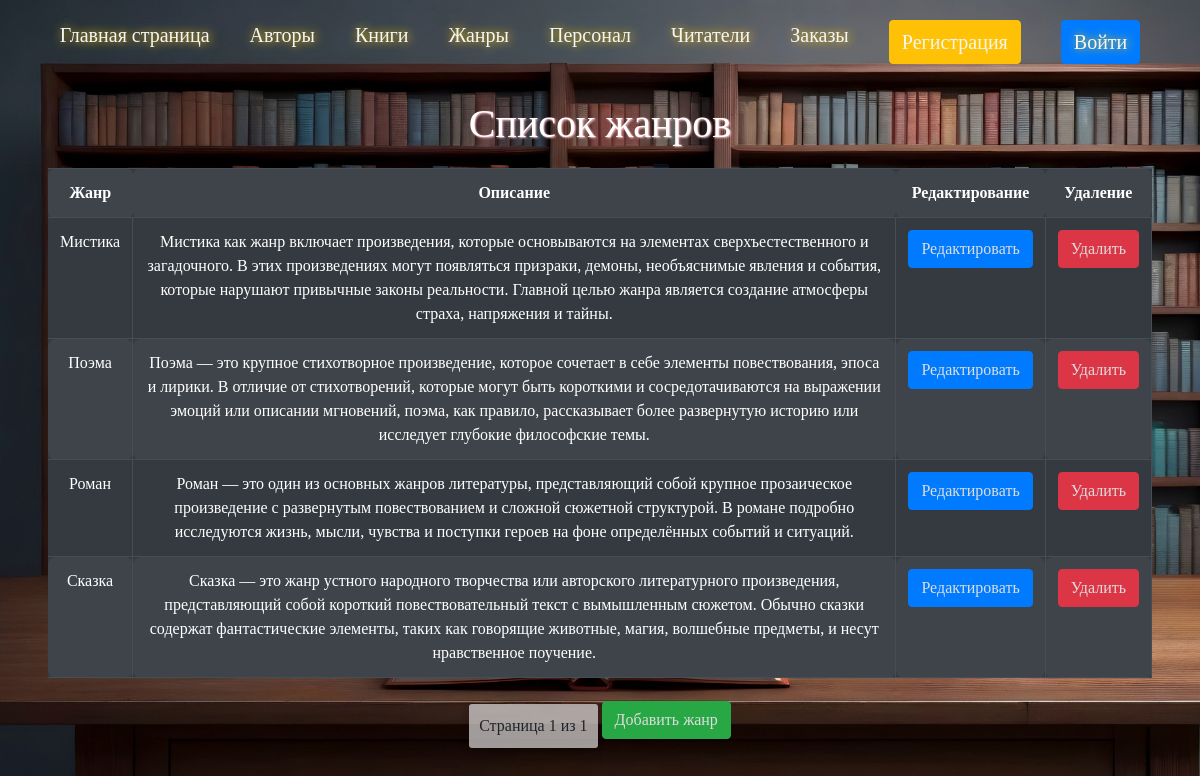
Page /genres/list/?page=2 on the earlier database version.
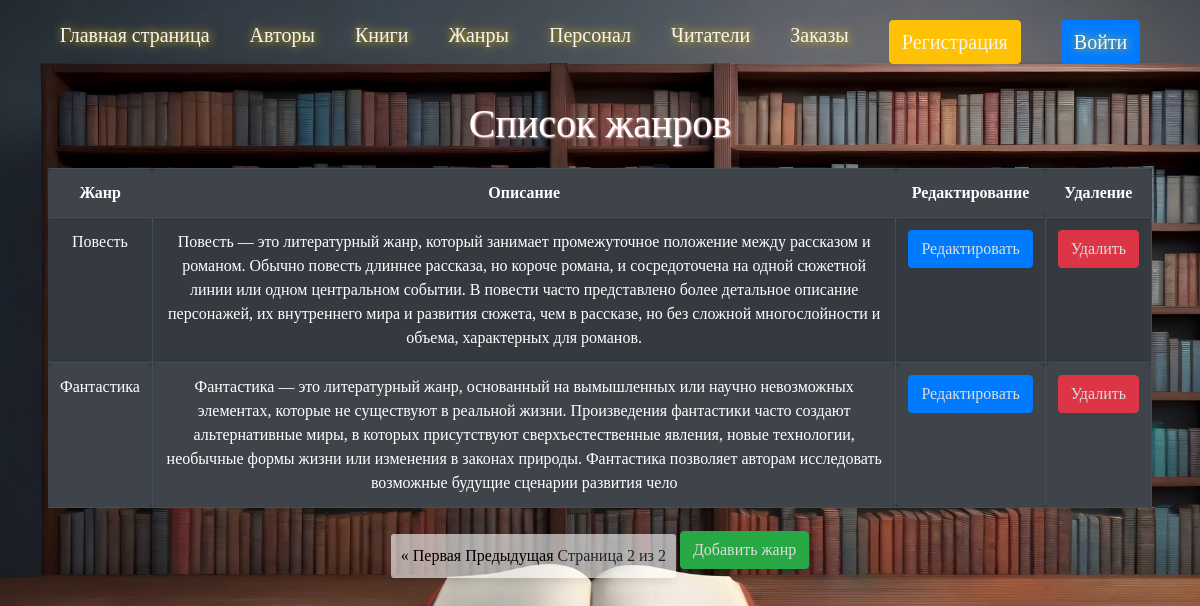
Same page on the later database version.
### genres/models.py (models this page shows, shortened)
class Genres(models.Model):
    name = models.CharField(max_length=255)
    description = models.TextField(default='description')
    slug = models.SlugField(default="", null=False)

### genres/views.py (the view)
# urls.py: path('genres/list/',views.genres_list, name="genres_list"),
def genres_list(request):
    genres = Genres.objects.all()
    paginator = Paginator(genres, 4)  # Показать 4 жанров на странице
    page_number = request.GET.get('page')
    page_obj = paginator.get_page(page_number)
    return render(request, 'genres/genres_list.html', {'page_obj': page_obj})

### genres/templates/genres/genres_list.html (shortened to what this page needs)
{% extends 'base.html' %}
{% block header %}
<div class="box-author">
    <h1>Список жанров</h1>
    <table class="table table-dark table-striped">
        <tr>
            <th>Жанр</th>
            <th>Описание</th>
            <th>Редактирование</th>
            <th>Удаление</th>
        </tr>
        {% for genre in page_obj %}
        <tr>
            <td>{{ genre.name }}</td>
            <td>{{ genre.description }}</td>
            <td><button type="button" class="btn btn-primary"><a href="{% url 'genre_update' genre.pk %}">Редактировать</a></button></td>
            <td><button type="button" class="btn btn-danger"><a href="{% url 'genre_delete' genre.pk %}">Удалить</a></button></td>
        </tr>
        {% endfor %}
    </table>
    <div class="pagination">
        <span class="step-links">
            {% if page_obj.has_previous %}
                <a href="?page=1">&laquo; Первая</a>
                <a href="?page={{ page_obj.previous_page_number }}">Предыдущая</a>
            {% endif %}
            <span>Страница {{ page_obj.number }} из {{ page_obj.paginator.num_pages }}</span>
        </span>
    </div>
    <button type="button" class="btn btn-success"><a href="{% url 'genre_create' %}">Добавить жанр</a></button>
</div>
{% endblock %}

Differences in the rows shown:
no longer on this page (row unchanged): Genres: name "Мистика", description "Мистика как жанр включает произведения, которые основываются на элементах сверхъестественного и загадочного. В этих произведениях могут появляться призраки, демоны, необъяснимые явления и события, которые нарушают привычные законы реальности. Главной целью жанра является создание атмосферы страха, напряжения и тайны."
no longer on this page (row unchanged): Genres: name "Поэма", description "Поэма — это крупное стихотворное произведение, которое сочетает в себе элементы повествования, эпоса и лирики. В отличие от стихотворений, которые могут быть короткими и сосредотачиваются на выражении эмоций или описании мгновений, поэма, как правило, рассказывает более развернутую историю или исследует глубокие философские темы."
no longer on this page (row unchanged): Genres: name "Роман", description "Роман — это один из основных жанров литературы, представляющий собой крупное прозаическое произведение с развернутым повествованием и сложной сюжетной структурой. В романе подробно исследуются жизнь, мысли, чувства и поступки героев на фоне определённых событий и ситуаций."
no longer on this page (row unchanged): Genres: name "Сказка", description "Сказка — это жанр устного народного творчества или авторского литературного произведения, представляющий собой короткий повествовательный текст с вымышленным сюжетом. Обычно сказки содержат фантастические элементы, таких как говорящие животные, магия, волшебные предметы, и несут нравственное поучение."
added Genres: name "Повесть", description "Повесть — это литературный жанр, который занимает промежуточное положение между рассказом и романом. Обычно повесть длиннее рассказа, но короче романа, и сосредоточена на одной сюжетной линии или одном центральном событии. В повести часто представлено более детальное описание персонажей, их внутреннего мира и развития сюжета, чем в рассказе, но без сложной многослойности и объема, характерных для романов."
added Genres: name "Фантастика", description "Фантастика — это литературный жанр, основанный на вымышленных или научно невозможных элементах, которые не существуют в реальной жизни. Произведения фантастики часто создают альтернативные миры, в которых присутствуют сверхъестественные явления, новые технологии, необычные формы жизни или изменения в законах природы. Фантастика позволяет авторам исследовать возможные будущие сценарии развития чело"
Other differences:
{{ page_obj.number }}: "1" → "2"
{{ page_obj.paginator.num_pages }}: "1" → "2"
text now shown: "« Первая Предыдущая"
